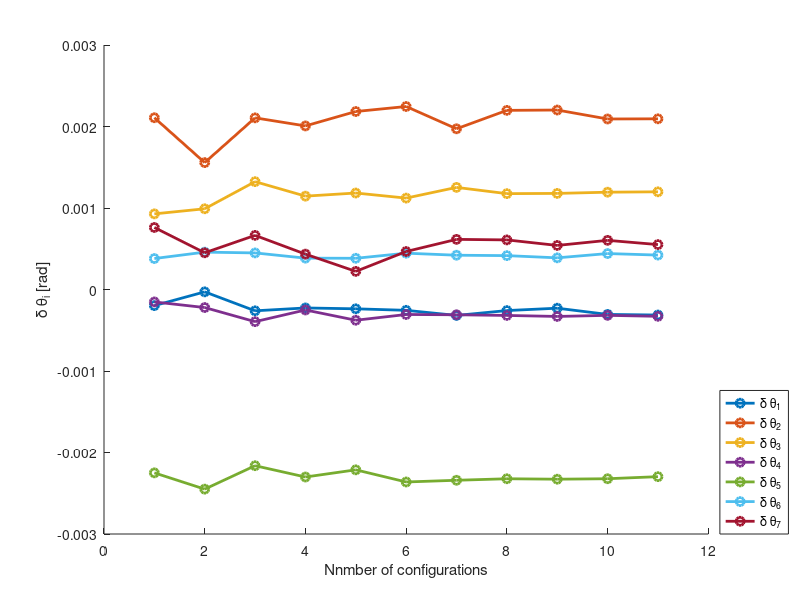

The MATLAB source for this figure: (Note: this script raises an error after producing the figure.)
%open theta_1.fig;
load('x_2.mat');
plot(x(:,1),'-o', 'LineWidth',2);
hold on
plot(x(:,2),'-o', 'LineWidth',2);
plot(x(:,3),'-o', 'LineWidth',2);
plot(x(:,4),'-o', 'LineWidth',2);
plot(x(:,5),'-o', 'LineWidth',2);
plot(x(:,6),'-o', 'LineWidth',2);
plot(x(:,7),'-o', 'LineWidth',2);
box off;
xlabel('Nnmber of configurations');
ylabel('\delta \theta_i [rad]');
legend('\delta \theta_1','\delta \theta_2','\delta \theta_3','\delta \theta_4','\delta \theta_5','\delta \theta_6',...
'\delta \theta_7','Location','southeastoutside');
matlab2tikz('theta_1.tex');